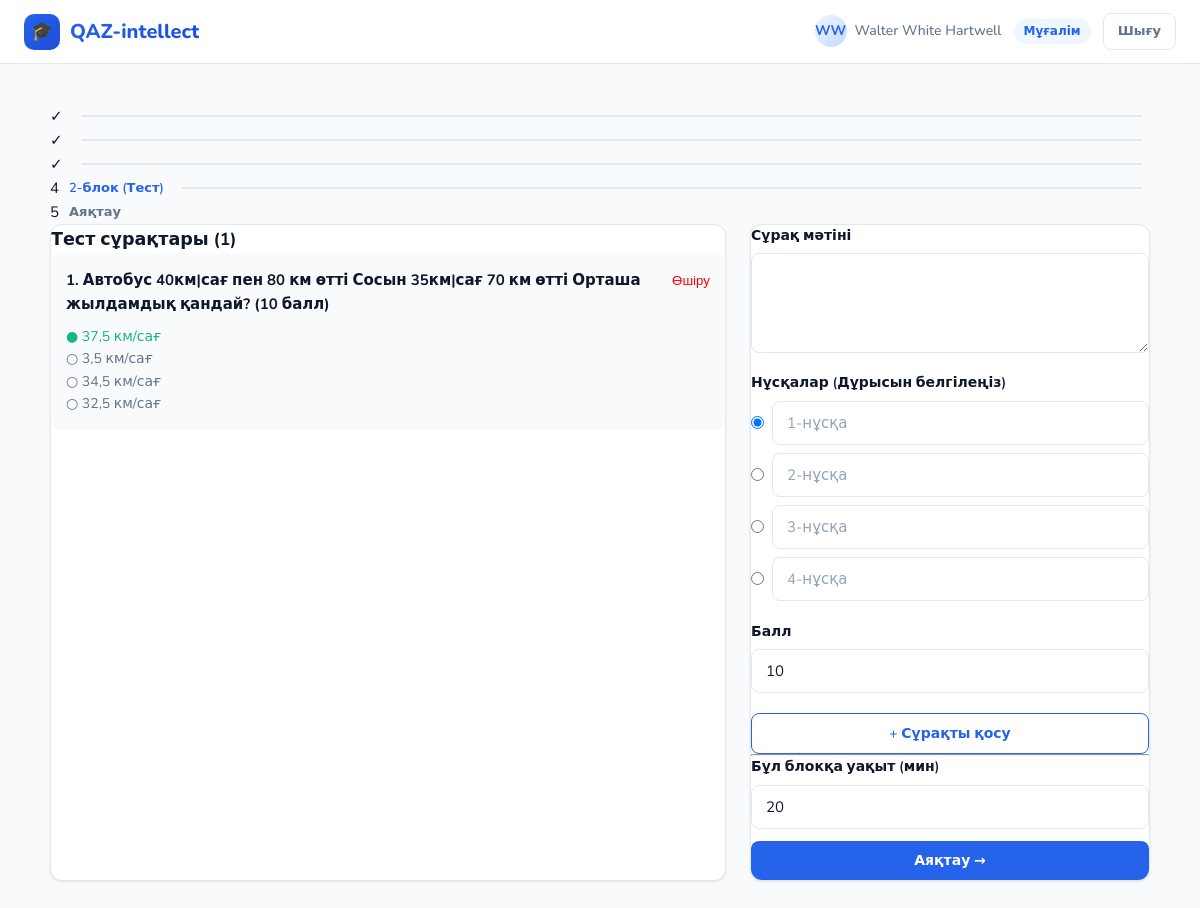
The page /teacher/quiz/1/create/step4/ (signed in) on the database its author committed.
### core/models.py (models this page shows, shortened)
class User(AbstractUser):
    ROLE_STUDENT = 'student'
    ROLE_TEACHER = 'teacher'
    ROLE_CHOICES = [
        (ROLE_STUDENT, 'Оқушы'),
        (ROLE_TEACHER, 'Мұғалім'),
    ]
    role = models.CharField(max_length=20, choices=ROLE_CHOICES, default=ROLE_STUDENT)
    subjects = models.ManyToManyField(Subject, blank=True, related_name='teachers')
    first_name = models.CharField(max_length=150)
    last_name = models.CharField(max_length=150)
    patronymic = models.CharField(max_length=150, blank=True, verbose_name='Әкесінің аты')
    @property
    def full_name(self):
        parts = [self.last_name, self.first_name, self.patronymic]
        return ' '.join(p for p in parts if p)
    @property
    def is_teacher(self):
        return self.role == self.ROLE_TEACHER

class TestQuestion(models.Model):
    quiz = models.ForeignKey(Quiz, on_delete=models.CASCADE, related_name='test_questions')
    question_text = models.TextField(verbose_name='Сұрақ')
    order = models.IntegerField(default=0)
    points = models.IntegerField(default=10)
    class Meta:
        ordering = ['order']

class TestAnswer(models.Model):
    question = models.ForeignKey(TestQuestion, on_delete=models.CASCADE, related_name='answers')
    answer_text = models.CharField(max_length=500)
    is_correct = models.BooleanField(default=False)

### core/views.py (the view, shortened to what this page needs)
# urls.py: path('teacher/quiz/<int:quiz_id>/create/step4/', views.quiz_create_step4, name='quiz_create_step4'),
@login_required
def quiz_create_step4(request, quiz_id):
    quiz = get_object_or_404(Quiz, id=quiz_id, teacher=request.user)
    test_questions = quiz.test_questions.prefetch_related('answers').all()
    return render(request, 'core/quiz_create_step4.html', {
        'quiz': quiz, 'test_questions': test_questions,
    })

### core/templates/core/quiz_create_step4.html (shortened to what this page needs)
{% extends 'core/base.html' %}
{% block content %}
<div class="container page">
  <div class="steps-container">
    <div class="step active"><div class="step-number">✓</div></div>
    <div class="step active"><div class="step-number">✓</div></div>
    <div class="step active"><div class="step-number">✓</div></div>
    <div class="step active"><div class="step-number">4</div><div class="step-label">2-блок (Тест)</div></div>
    <div class="step"><div class="step-number">5</div><div class="step-label">Аяқтау</div></div>
  </div>
  <div class="grid-2-1" style="display:grid; grid-template-columns: 1fr 400px; gap:24px;">
    <div class="card">
      <h3>Тест сұрақтары ({{ test_questions.count }})</h3>
      {% for q in test_questions %}
      <div style="background:#f8fafc; padding:15px; border-radius:12px; margin-bottom:15px;">
        <div style="display:flex; justify-content:space-between; font-weight:bold;">
          <span>{{ forloop.counter }}. {{ q.question_text }} ({{ q.points }} балл)</span>
          <form method="post"><button type="submit" class="btn-link" style="color:red; border:none; background:none; cursor:pointer;">Өшіру</button></form>
        </div>
        <ul style="margin-top:10px; font-size:14px; list-style:none;">
          {% for a in q.answers.all %}
          <li style="color: {% if a.is_correct %}#10b981{% else %}#64748b{% endif %};">
            {% if a.is_correct %}●{% else %}○{% endif %} {{ a.answer_text }}
          </li>
          {% endfor %}
        </ul>
      </div>
      {% endfor %}
    </div>
    <div class="card">
      <form method="post">
        <label class="form-label">Сұрақ мәтіні</label>
        <textarea name="question_text" class="form-control" required></textarea>
        <div class="form-group" style="margin-top:12px;">
          <label class="form-label">Нұсқалар (Дұрысын белгілеңіз)</label>
          {% for i in "1234" %}
          <div style="display:flex; gap:8px; margin-bottom:8px; align-items:center;">
            <input type="radio" name="correct_answer" value="{{ i }}" {% if i == "1" %}checked{% endif %}>
            <input type="text" name="answer_{{ i }}" class="form-control" placeholder="{{ i }}-нұсқа" required>
          </div>
          {% endfor %}
        </div>
        <div class="form-group">
          <label class="form-label">Балл</label>
          <input type="number" name="points" class="form-control" value="10">
        </div>
        <button type="submit" class="btn btn-outline btn-full">+ Сұрақты қосу</button>
      </form>
      <hr>
      <form method="post">
        <label class="form-label">Бұл блокқа уақыт (мин)</label>
        <input type="number" name="block3_time_minutes" class="form-control" value="20">
        <button type="submit" class="btn btn-primary btn-full" style="margin-top:12px;">Аяқтау →</button>
      </form>
    </div>
  </div>
</div>
{% endblock %}

### core/templates/core/base.html (shortened to what this page needs)
{% load static %}
<!DOCTYPE html>
<html lang="kk">
<head>
  <link rel="stylesheet" href="{% static 'core/css/style.css' %}">
</head>
<body>
{% if user.is_authenticated %}
<nav class="navbar">
  <a href="/" class="nav-brand">
    <div class="nav-logo">🎓</div>
    <span class="nav-brand-text">QAZ-intellect</span>
  </a>
  <div class="nav-actions">
    <div class="nav-user">
      <div class="nav-avatar">{{ user.first_name.0 }}{{ user.last_name.0 }}</div>
      <span>{{ user.full_name }}</span>
      {% if user.is_teacher %}
        <span class="badge badge-primary" style="margin-left:4px">Мұғалім</span>
      {% endif %}
    </div>
    <a href="/logout/" class="btn btn-ghost btn-sm">Шығу</a>
  </div>
</nav>
{% endif %}
{% block content %}{% endblock %}
</body>
</html>

### core/static/core/css/style.css (style rules this page uses)
:root { --primary: #2563EB; --primary-light: #EFF6FF; --primary-dark: #1D4ED8; --accent: #10B981; --accent-light: #ECFDF5; --warning: #F59E0B; --danger: #EF4444; --danger-light: #FEF2F2; --text: #0F172A; --text-muted: #64748B; --text-light: #94A3B8; --border: #E2E8F0; --border-focus: #93C5FD; --bg: #F8FAFC; --card: #FFFFFF; --shadow-sm: 0 1px 3px rgba(0,0,0,0.06), 0 1px 2px rgba(0,0,0,0.04); --shadow: 0 4px 16px rgba(0,0,0,0.08); --shadow-lg: 0 10px 40px rgba(0,0,0,0.12); --radius: 12px; --radius-sm: 8px; --radius-lg: 20px; --font: 'Nunito', 'DejaVu Sans', sans-serif; }
* { box-sizing: border-box; margin: 0; padding: 0; }
body { font-family: var(--font); background: var(--bg); color: var(--text); font-size: 15px; line-height: 1.6; min-height: 100vh; }
.navbar { background: var(--card); border-bottom: 1px solid var(--border); padding: 0 24px; height: 64px; display: flex; align-items: center; justify-content: space-between; position: sticky; top: 0; z-index: 100; backdrop-filter: blur(8px); }
.nav-brand { display: flex; align-items: center; gap: 10px; text-decoration: none; color: var(--text); }
.nav-logo { width: 36px; height: 36px; background: linear-gradient(135deg, var(--primary), var(--primary-dark)); border-radius: 10px; display: flex; align-items: center; justify-content: center; font-size: 18px; color: white; }
.nav-brand-text { font-size: 20px; font-weight: 800; background: linear-gradient(135deg, var(--primary), var(--primary-dark)); -webkit-background-clip: text; -webkit-text-fill-color: transparent; background-clip: text; }
.nav-actions { display: flex; align-items: center; gap: 12px; }
.nav-user { display: flex; align-items: center; gap: 8px; color: var(--text-muted); font-size: 14px; font-weight: 500; }
.nav-avatar { width: 32px; height: 32px; background: linear-gradient(135deg, var(--primary-light), #BFDBFE); border-radius: 50%; display: flex; align-items: center; justify-content: center; font-size: 14px; font-weight: 700; color: var(--primary); }
.container { max-width: 1100px; margin: 0 auto; padding: 0 24px; }
.page { padding: 40px 0 80px; }
.card { background: var(--card); border: 1px solid var(--border); border-radius: var(--radius); box-shadow: var(--shadow-sm); overflow: hidden; }
.btn { display: inline-flex; align-items: center; gap: 6px; padding: 10px 20px; border-radius: var(--radius-sm); font-family: var(--font); font-size: 14px; font-weight: 600; cursor: pointer; text-decoration: none; border: none; transition: all 0.2s ease; white-space: nowrap; }
.btn-primary { background: var(--primary); color: white; }
.btn-outline { background: transparent; color: var(--primary); border: 1.5px solid var(--primary); }
.btn-ghost { background: transparent; color: var(--text-muted); border: 1.5px solid var(--border); }
.btn-sm { padding: 7px 14px; font-size: 13px; }
.btn-full { width: 100%; justify-content: center; }
.form-group { margin-bottom: 20px; }
.form-label { display: block; font-size: 14px; font-weight: 600; color: var(--text); margin-bottom: 6px; }
.form-control { width: 100%; padding: 11px 14px; border: 1.5px solid var(--border); border-radius: var(--radius-sm); font-family: var(--font); font-size: 15px; color: var(--text); background: var(--card); transition: border-color 0.2s ease, box-shadow 0.2s ease; outline: none; }
.form-control::placeholder { color: var(--text-light); }
textarea.form-control { resize: vertical; min-height: 100px; }
.badge { display: inline-flex; align-items: center; padding: 3px 10px; border-radius: 20px; font-size: 12px; font-weight: 600; }
.badge-primary { background: var(--primary-light); color: var(--primary); }
.step { display: flex; align-items: center; gap: 10px; flex: 1; position: relative; }
.step:not(:last-child)::after { content: ''; height: 2px; background: var(--border); flex: 1; margin: 0 8px; }
.step-label { font-size: 13px; font-weight: 600; color: var(--text-muted); white-space: nowrap; }
.step.active .step-label { color: var(--primary); }

### rows shown on the page
User: first_name.0 "W", last_name.0 "W", full_name "Walter White Hartwell"
TestQuestion: question_text "Автобус 40км|сағ пен 80 км өтті Сосын 35км|сағ 70 км өтті Орташа жылдамдық қандай?", points "10"
TestAnswer: answer_text "37,5 км/сағ"
TestAnswer: answer_text "3,5 км/сағ"
TestAnswer: answer_text "34,5 км/сағ"
TestAnswer: answer_text "32,5 км/сағ"

### other values the page prints
{{ test_questions.count }} "1"
